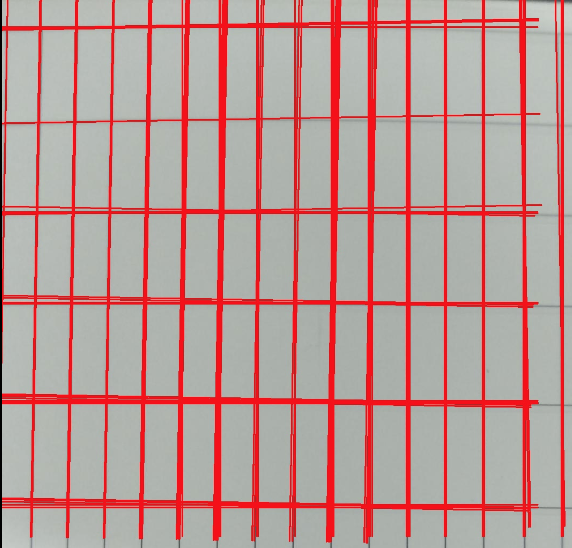
#> input picture cvdata/hough2.png, 572 x 548 px
$ jupyter execute --allow-errors '3.1 Feature Detection and Description 1.ipynb'
#> lines starting #> are read from the running program, lines starting #| are printed output that depends on the picture; after the words box and inside, x2 and y2 are one past the last pixel; in counts of white or black regions, pixels touching at a corner belong together
#### Line detection : Houghline method

[cell 1]
import cv2
import numpy as np
import matplotlib.pyplot as plt

[cell 2]
image= cv2.imread('cvdata/hough2.png')
#> image is the input picture: shape (548, 572, 3); mean B, G, R 150.3, 153.3, 186.2
img = cv2.cvtColor(image, cv2.COLOR_BGR2GRAY)
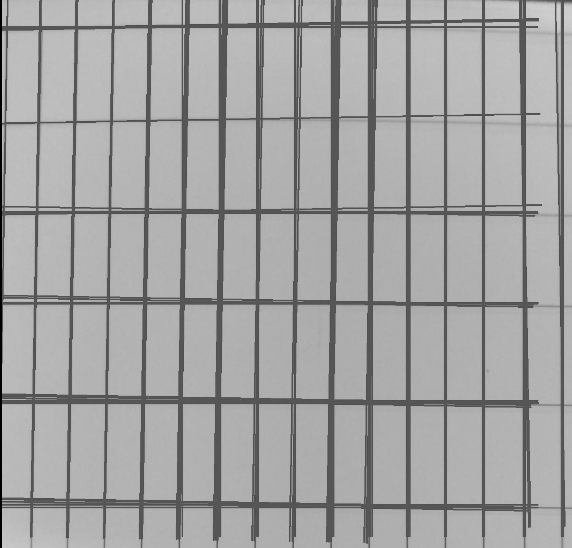
#> img: shape (548, 572); min 0, max 208, mean 162.9
cv2.imshow('Original', img)
cv2.waitKey(0)

# Apply edge detection method on the image
edges = cv2.Canny(img, 50, 200)
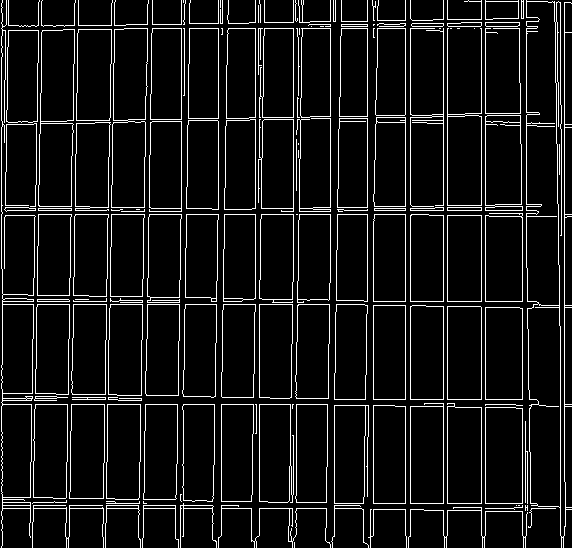
#> edges: shape (548, 572); 8.4% white in thin lines or dots
# This returns an array of r and theta values
lines = cv2.HoughLines(edges, 1, np.pi/180, 200)
#> lines = 66 rows, first 8: [443, 0], [405, 0], [447, 0], [481, 0], [485, 0], [410, 0], [564, 0], [152, 0.0175]


# The below for loop runs till r and theta values
# are in the range of the 2d array
try:
    for i in range(len(lines)):
        for rho, theta in lines[i]:

            a = np.cos(theta)
            b = np.sin(theta)

            x0 = rho * a
            y0 = rho * b

            x1 = int(x0 + 1000*(-b))
            y1 = int(y0 + 1000*(a))

            x2 = int(x0 - 1000*(-b))
            y2 = int(y0 - 1000*(a))

            #cv2.line draws a line in img from the point(x1,y1) to (x2,y2)
            cv2.line(img, (x1,y1), (x2,y2),(102,0,102) , 2)
#> this loop made 66 passes
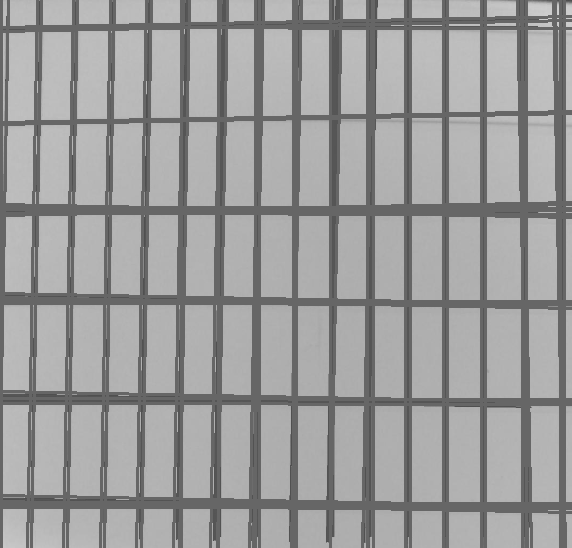
#> img: shape (548, 572); min 76, max 207, mean 155.5

except:
    print("Something went wrong")


cv2.imshow("Canny_Edges", edges)
cv2.waitKey(0)

LD_image = cv2.cvtColor(img, cv2.COLOR_GRAY2BGR)

cv2.imshow("Line_Detected", LD_image)
cv2.waitKey(0)
cv2.destroyAllWindows()

#### Circle Detection

[cell 3]
image = cv2.imread('cvdata/circle.jpg')
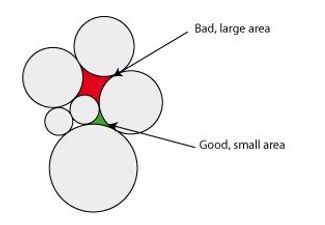
#> input picture cvdata/circle.jpg, 325 x 225 px
#> image is the input picture: shape (225, 325, 3); mean B, G, R 243.6, 243.1, 244.5
cv2.imshow('Original', image)
cv2.waitKey(0)

grayed = cv2.cvtColor(image, cv2.COLOR_BGR2GRAY)

#Edge detection
edges = cv2.Canny(grayed, 30,100)
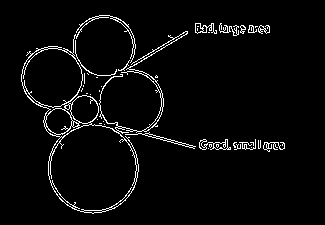
#> edges: shape (225, 325); 3.7% white in thin lines or dots, all inside (x1, y1, x2, y2) = (21, 15, 285, 214)
cv2.imshow('Edges_Canny', edges)
cv2.waitKey(0)


#Detecting the Circles using HoughCircle Algorithm

detected_circles = cv2.HoughCircles(edges, cv2.HOUGH_GRADIENT ,1, 20 , param1 = 50, param2 =20, minRadius = 1 , maxRadius=60 )
#> detected_circles = [[90.5, 166.5, 43.6], [129.5, 102.5, 30.2], [101.5, 45.5, 30], [51.5, 74.5, 29.9], [85.5, 108.5, 13.6], [56.5, 119.5, 13.8]]

try:
    detected_circles = np.uint16(np.around(detected_circles))
#> detected_circles = [[90, 166, 44], [130, 102, 30], [102, 46, 30], [52, 74, 30], [86, 108, 14], [56, 120, 14]]
except:
    print("No circles detected")


for i in range(len(detected_circles)):
    for pt in detected_circles[0, :]:
        a, b, r = pt[0], pt[1], pt[2]

        #Drawing the cirlces
        cv2.circle(image , (a,b),r,(0,255,0),2)

        cv2.imshow('Detected Circles', image)
    cv2.waitKey(0)
#> this loop made 1 pass
#> pass 1, `cv2.imshow('Detected Circles', image)`:
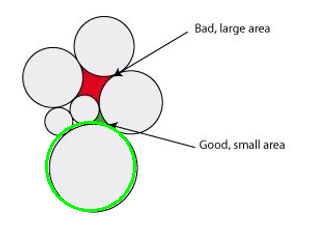
#> window 'Detected Circles': shape (225, 325, 3); mean B, G, R 241.3, 243.7, 242.2
#> pass 1, `cv2.imshow('Detected Circles', image)`:
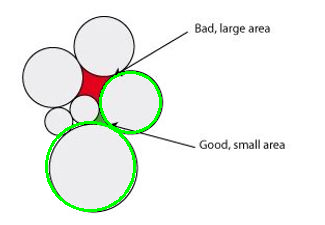
#> window 'Detected Circles': shape (225, 325, 3); mean B, G, R 239.9, 244.3, 240.8
#> pass 1, `cv2.imshow('Detected Circles', image)`:
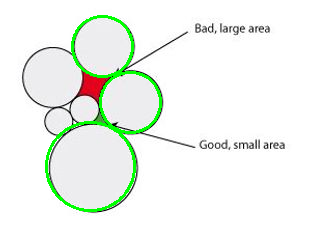
#> window 'Detected Circles': shape (225, 325, 3); mean B, G, R 238.8, 245.1, 239.6
#> pass 1, `cv2.imshow('Detected Circles', image)`:
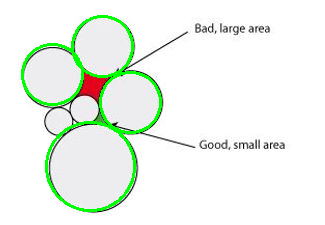
#> window 'Detected Circles': shape (225, 325, 3); mean B, G, R 237.3, 245.4, 238
#> after the loop:
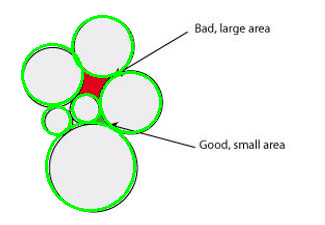
#> image: shape (225, 325, 3); 3.94% of pixels changed, all inside (x1, y1, x2, y2) = (21, 15, 162, 212)

cv2.destroyAllWindows()
